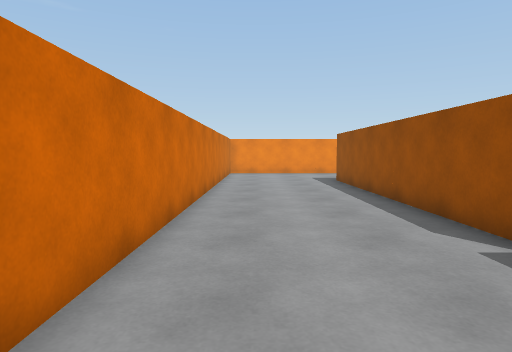
View 1 (above)

24 first-person views from a walk through a 3-D level made in the Unity game engine. The camera is 1.2 m above the floor, tilts 4° down and sees 75° across. The floor is counted in squares, 1 m on a side. Each view is taken from the middle of a square. On the plan, view 1 faces up. The plan holds only what a view shows up to about 14 squares ahead; the rest is blank. The place goes on beyond the plan.

View 2
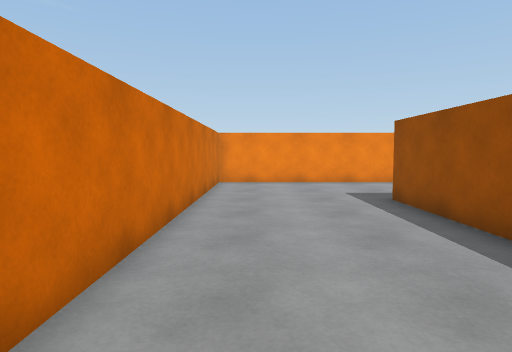

View 3
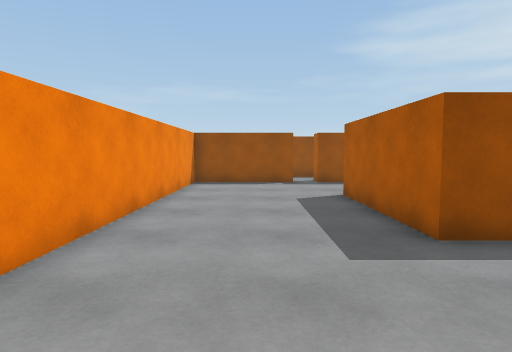

View 4
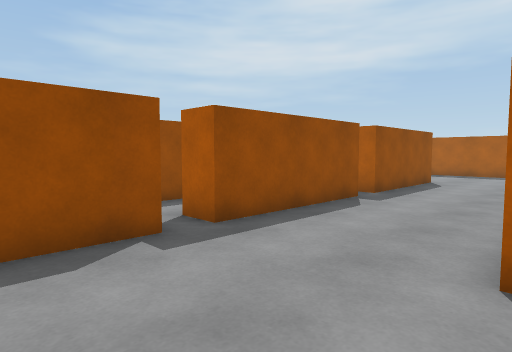

View 5
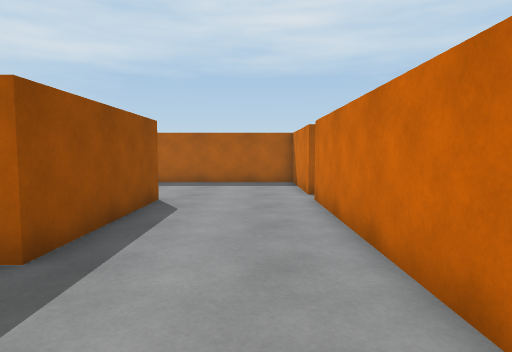

View 6
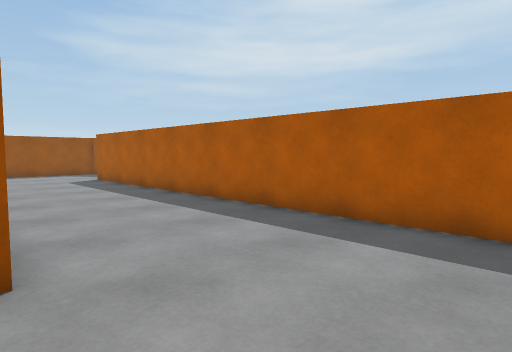

View 7
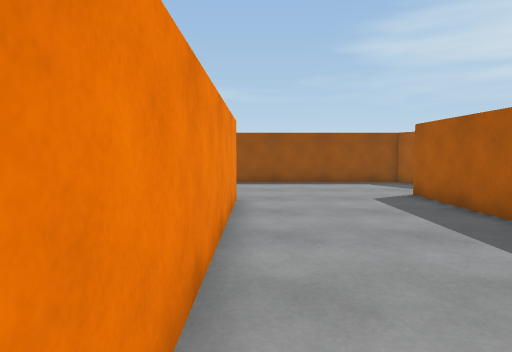

View 8
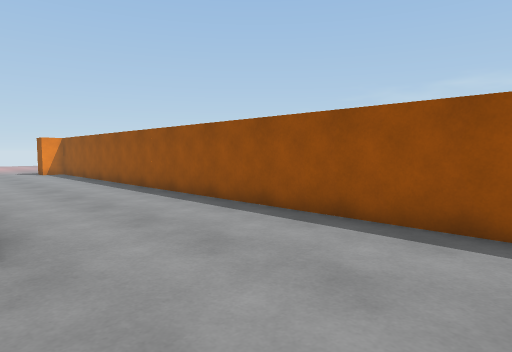

View 9
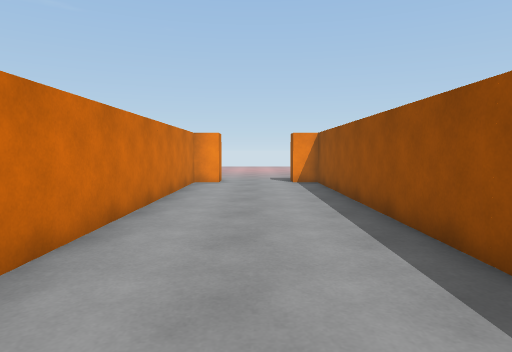

View 10
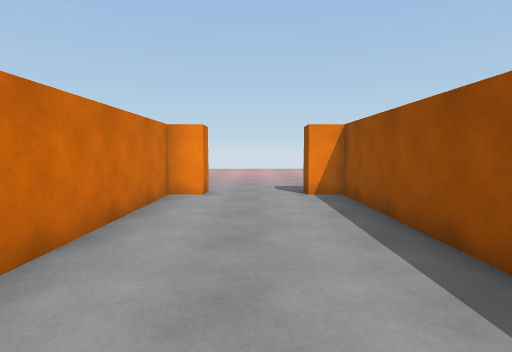

View 11
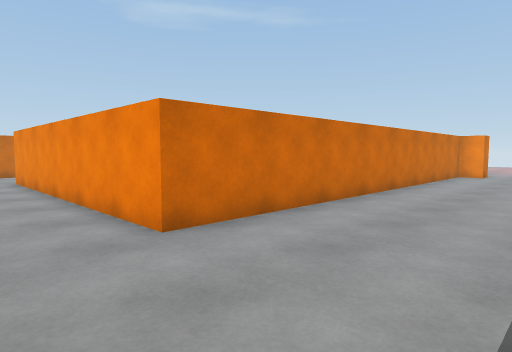

View 12
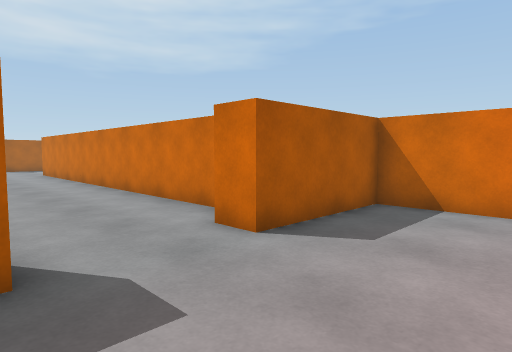

View 13
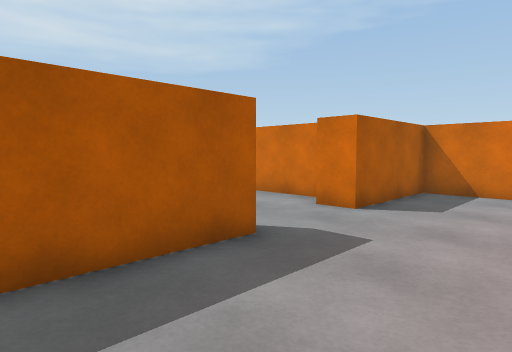

View 14
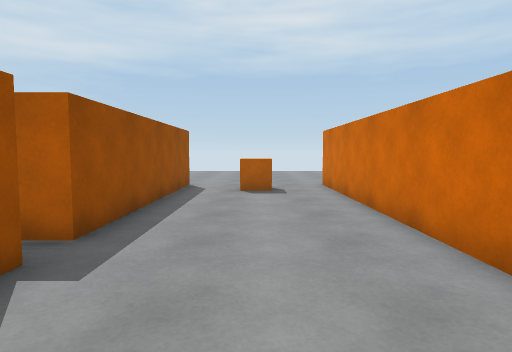

View 15
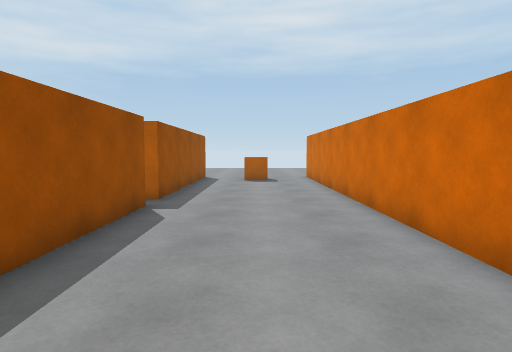

View 16
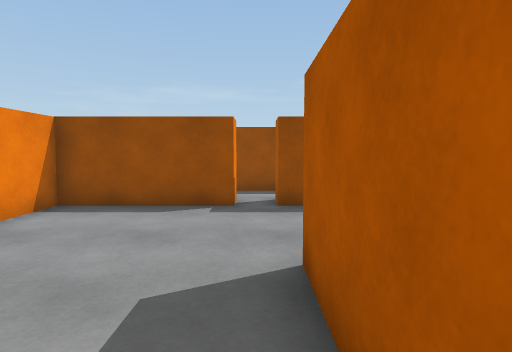

View 17
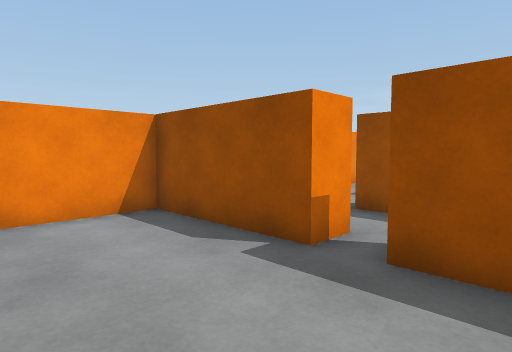

View 18
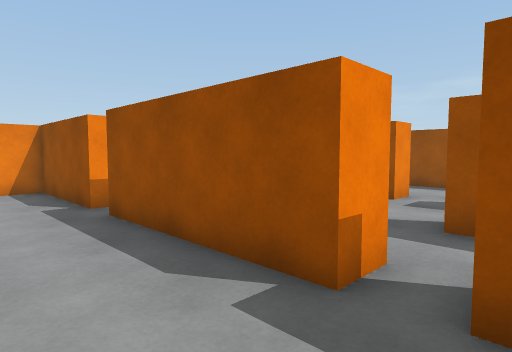

View 19
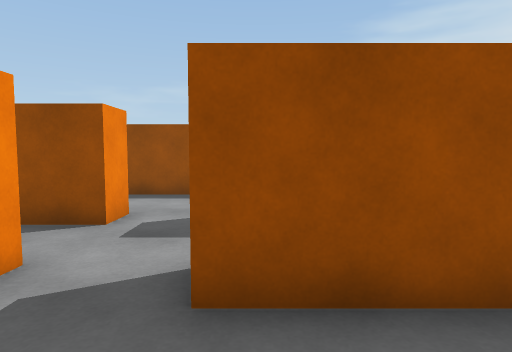

View 20
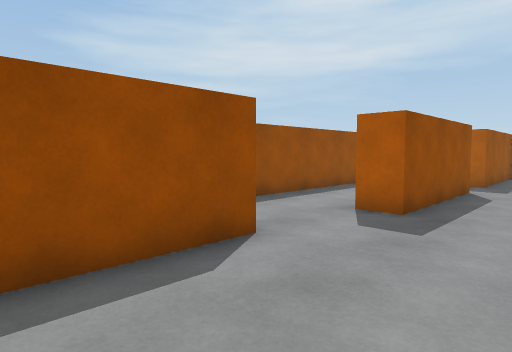

View 21
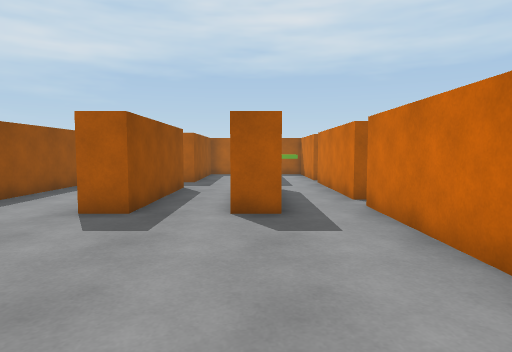

View 22
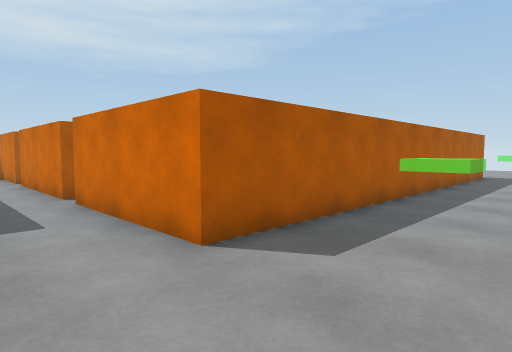

View 23
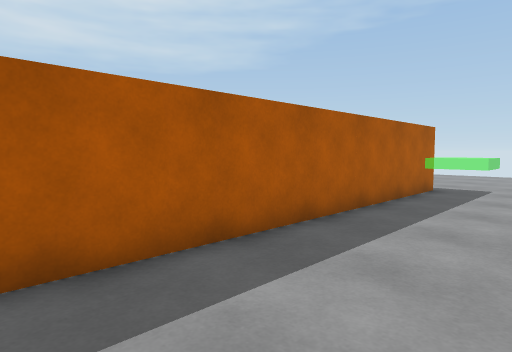

View 24
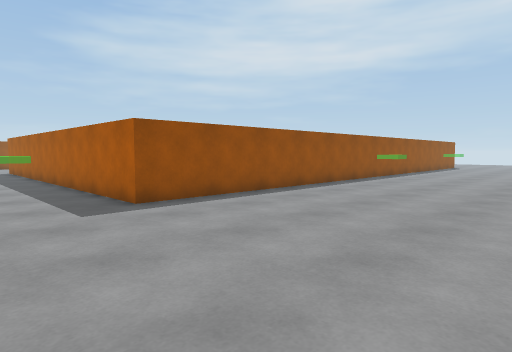

### Floor plan
Points are (right, up) in squares from view 1. A wall is a line through its corners. A room is listed if a view was taken in it or the views show most of it. See-through windows are left out.
Room 1 (views 1, 2, 3, 4, 5, 6, 7, 8, 9, 10, 11, 12, 13, 14, 15, 16, 17, 18, 19)
walls: (13.5, 9.5) (12.5, 9.5) (12.5, 14.5) (13.5, 14.5); (8.5, 10.1) (8.5, 3.5); (13.5, 15.5) (12.5, 15.5) (12.5, 19.5) (-1.5, 19.5) (-1.5, -3.5); (8.5, 2.5) (8.5, -1.5) (24.5, -1.5); (3.5, 3.5) (3.5, 14.5) (8.5, 14.5); (3.5, -3.5) (3.5, 2.5) (4.2, 2.5); (20.5, 23.1) (20.5, 20.5) (24.5, 20.5) (24.5, 19.5) (23.5, 19.5) (23.5, 3.5) (12.5, 3.5) (12.5, 8.5) (13.5, 8.5); (27.8, -3.1) (28.5, -2.7) (28.5, 19.5) (27.5, 19.5) (27.5, 20.5) (30.6, 20.5)
ways out: opening at (13, 9) to room 3; opening at (13, 15) to room 3; opening at (4, 3); opening at (8, 3)
Room 2 (views 20, 21, 22, 23, 24)
walls: (-2.5, 11.5) (-2.5, 20.5) (13.5, 20.5) (13.5, 15.5); (15.5, 15.5) (15.5, 16.5) (16.5, 16.5); (19.6, 11.5) (18.5, 11.5) (18.5, 16.5) (19.5, 16.5); (18.5, 5.6) (18.5, 9.5) (19, 9.5); (19.5, 19.5) (19.5, 22.6); (21.1, 19.5) (20.6, 19.5); (22.5, 10.9) (22.5, 16.5)
ways out: opening at (14.5, 16) to room 3; opening at (16, 10.5) to room 3
Room 3 (no view inside)
walls: (13.5, 8.5) (13.5, 6.6); (15.5, 7) (15.5, 9.5); (15.5, 13.1) (15.5, 15.5); (13.5, 14.5) (13.5, 9.5)
ways out: opening at (13, 9) to room 1; opening at (13, 15) to room 1; opening at (14.5, 16) to room 2; opening at (16, 10.5) to room 2

Where each view was taken, in squares from view 1:
view 1: 0 up, 0 right, facing up
view 2: 6 up, 0 right, facing up
view 3: 17 up, 1 left, facing right
view 4: 18 up, 8 right, facing down-right
view 5: 12 up, 10 right, facing down
view 6: 4 up, 9 right, facing down-right
view 7: 3 up, 15 right, facing right
view 8: 1 down, 23 right, facing up-right
view 9: 6 up, 26 right, facing up
view 10: 10 up, 26 right, facing up
view 11: 1 up, 28 right, facing up-left
view 12: 24 up, 28 right, facing down-left
view 13: 24 up, 31 right, facing down-left
view 14: 7 up, 1 right, facing down
view 15: 11 up, 1 right, facing down
view 16: 15 up, 5 right, facing right
view 17: 13 up, 9 right, facing up-right
view 18: 8 up, 10 right, facing up-right
view 19: 9 up, 13 right, facing right
view 20: 23 up, 16 right, facing down-right
view 21: 23 up, 16 right, facing down
view 22: 24 up, 16 right, facing down-left
view 23: 24 up, 9 right, facing down-left
view 24: 24 up, 10 left, facing down-right
